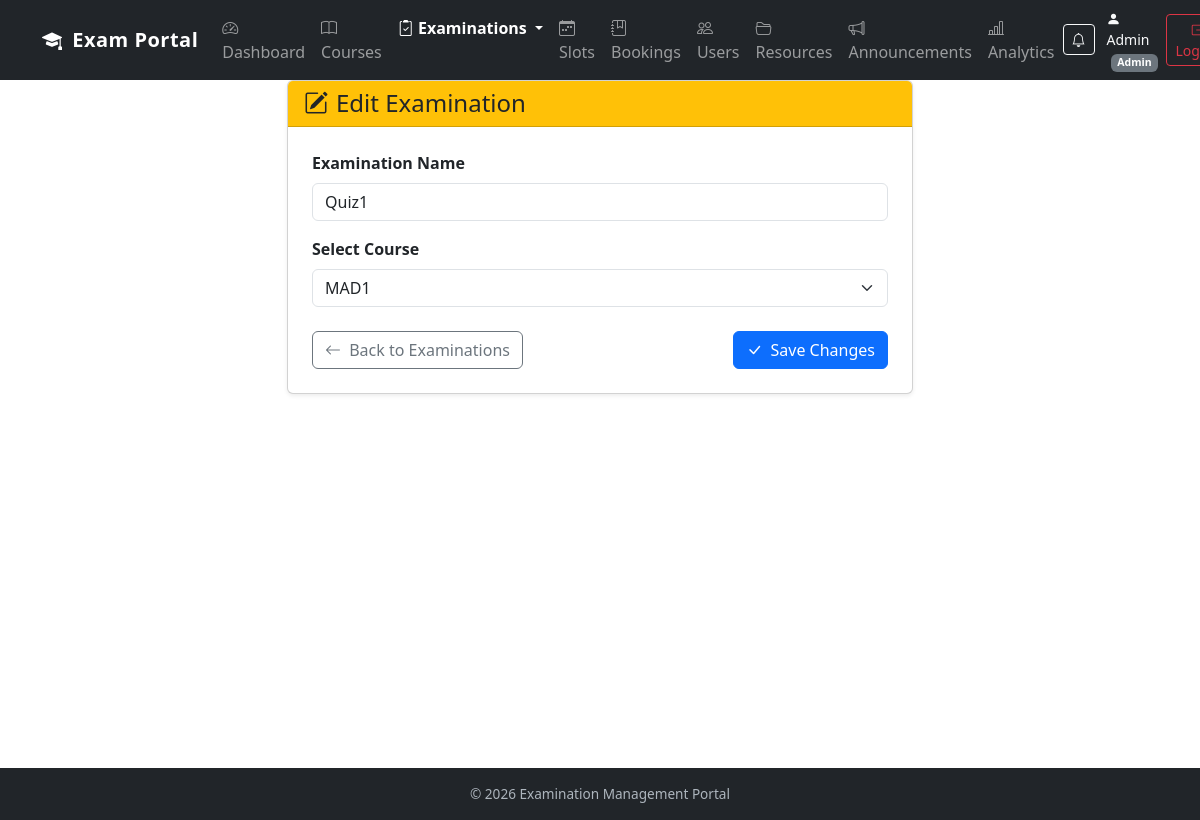
Before: /examination/edit/1 (signed in) with the older database file.
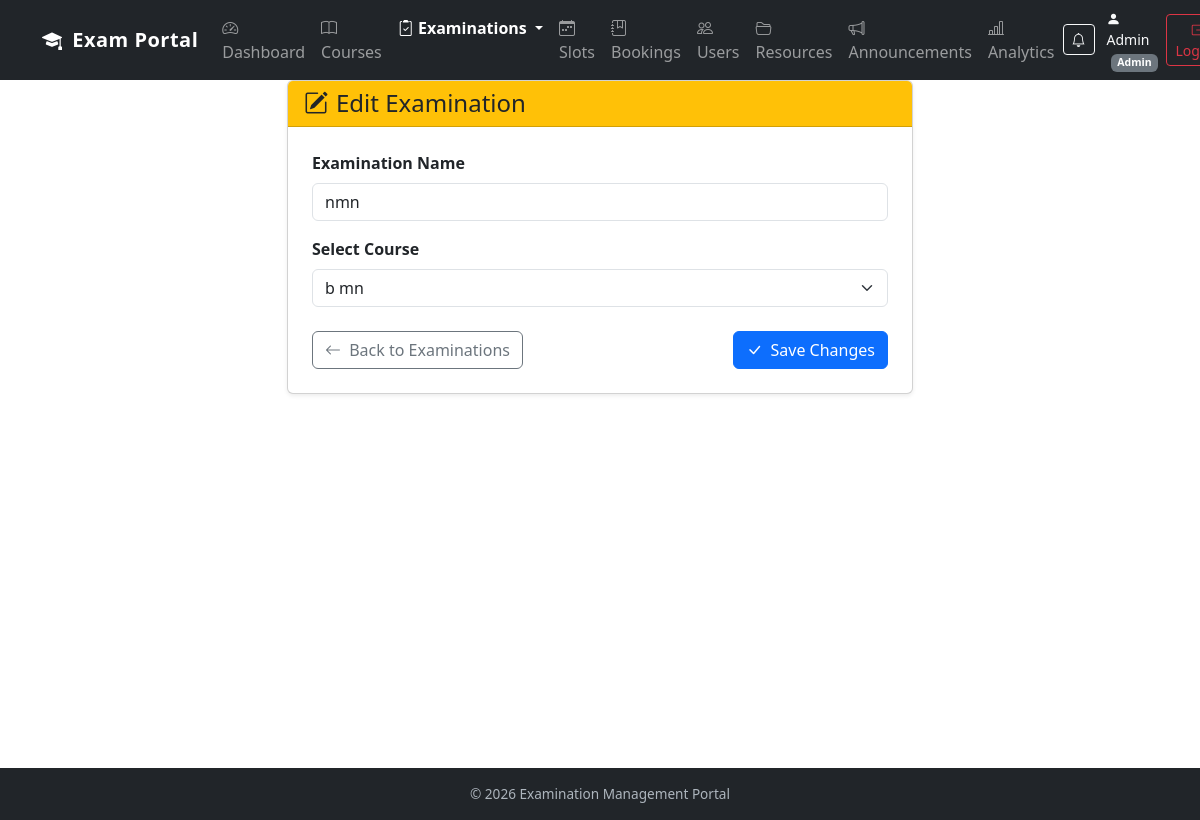
After: the same page with the newer database file.
### models.py (models this page shows, shortened)
class Examination(db.Model):
    id = db.Column(db.Integer, primary_key=True)
    name = db.Column(db.String(100), nullable=False)
    course_id = db.Column(
        db.Integer, db.ForeignKey("course.id"), nullable=False
    )
    status = db.Column(db.String(30), default="Draft")
    slot_creation_start = db.Column(db.String(30))
    slot_creation_end = db.Column(db.String(30))
    booking_start = db.Column(db.String(30))
    booking_end = db.Column(db.String(30))
    slot_creation_open = db.Column(db.Boolean, default=False)
    booking_open = db.Column(db.Boolean, default=False)
    course = db.relationship("Course", backref="examinations")

class Course(db.Model):
    id = db.Column(db.Integer, primary_key=True)
    name = db.Column(db.String(100), nullable=False)
    description = db.Column(db.String(500))

### app.py (the view, shortened to what this page needs)
@app.route("/examination/edit/<int:examination_id>", methods=["GET", "POST"])
@role_required("Admin")
def edit_examination(examination_id):
    examination = Examination.query.get_or_404(examination_id)
    all_courses = Course.query.all()
    return render_template(
        "edit_examination.html",
        examination=examination,
        courses=all_courses
    )

### app.py (called while the page is built)
def role_required(required_role):
    def decorator(function):
        @wraps(function)
        def wrapper(*args, **kwargs):
            if "user_id" not in session:
                return redirect(url_for("login"))
            user = User.query.get(session["user_id"])
            if not user.is_active:
                session.clear()
                return redirect(url_for("login"))
            if user is None:
                session.clear()
                return redirect(url_for("login"))
            if user.role != required_role:
                abort(403)
            if user.role == "Examiner" and not user.is_approved:
                session.clear()
                return redirect(url_for("login"))
            return function(*args, **kwargs)
        return wrapper
    return decorator

@app.context_processor
def inject_global_data():
    unread_count = 0
    if "user_id" in session:
        unread_count = Notification.query.filter_by(
            user_id=session["user_id"],
            is_read=False
        ).count()
    return {"unread_notifications_count": unread_count}

### templates/edit_examination.html (shortened to what this page needs)
{% extends "base.html" %}
{% block content %}
<div class="container mt-4" style="max-width: 650px;">
    <div class="card shadow-sm">
        <div class="card-header bg-warning text-dark">
            <h4 class="mb-0"><i class="bi bi-pencil-square me-2"></i>Edit Examination</h4>
        </div>
        <div class="card-body p-4">
            <form method="POST">
                <div class="mb-3">
                    <label class="form-label fw-semibold">Examination Name</label>
                    <input type="text"
                           name="name"
                           class="form-control"
                           value="{{ examination.name }}"
                           required>
                </div>
                <div class="mb-3">
                    <label class="form-label fw-semibold">Select Course</label>
                    <select name="course_id" class="form-select" required>
                        {% for course in courses %}
                        <option value="{{ course.id }}"
                            {% if course.id == examination.course_id %}selected{% endif %}>
                            {{ course.name }}
                        </option>
                        {% endfor %}
                    </select>
                </div>
                <div class="d-flex justify-content-between pt-2">
                    <a href="{{ url_for('examinations') }}" class="btn btn-outline-secondary">
                        <i class="bi bi-arrow-left me-1"></i> Back to Examinations
                    </a>
                    <button type="submit" class="btn btn-primary">
                        <i class="bi bi-check-lg me-1"></i> Save Changes
                    </button>
                </div>
            </form>
        </div>
    </div>
</div>
{% endblock %}

Changed rows visible on the page:
changed Examination: name "Quiz1" → "nmn"; course_id "MAD1" → "b mn"
